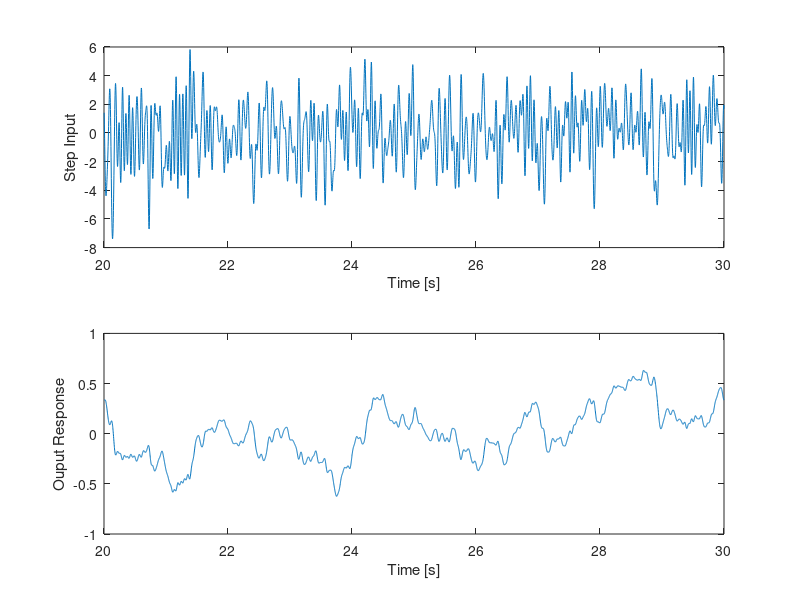

The MATLAB source for this figure: (Note: this script raises an error after producing the figure.)
clc; close all;
load('Motor_initialization_data')    
load('Closed_Loop_data.mat')

%% Quarc Post Processing Data: Closed Loop

r = Reference;        %Input Response
pos = Theta;   %Output Response [rad/s]


%% Time Response of System
    figure()
    subplot(2,1,1)
    plot(Time, r)
    xlabel('Time [s]')
    ylabel('Step Input')
    subplot(2,1,2)
    plot(Time, pos)
    xlabel('Time [s]')
    ylabel('Ouput Response')
    
%% FFT of Input and Ouput

    R = fft(r);
    POS = fft(pos);

%     figure()
%     subplot(2,1,1)
%     plot(F,abs(U_MS/length(U_MS)))
%     xlabel('Frequency')
%     ylabel('FFT Input Response')
%     subplot(2,1,2)
%     plot(F,abs(VEL_MS/length(U_MS)))
%     xlabel('Frequency')
%     ylabel('FFT Ouput Response')

    index0 = find(abs(R/length(R)) >= 9e-2); 
    B = 0*R;                     
    B(index0) = POS(index0)./R(index0);        %System Response 
    B(index0) = abs(B(index0));               %Magnitude of System Response
    B_log = 20*log10(B);

    %% Creating Transfer Function
    s = tf('s');
    H = db2mag(K_MS) / (s*(.0205*s +1));                  
    Hcl = H/(1+H);
    
    figure
    hold on
    semilogx(F,B_log,"color", burgandy, "LineStyle", ":", "LineWidth", 1)
    bode(Hcl)
    hold off
       


